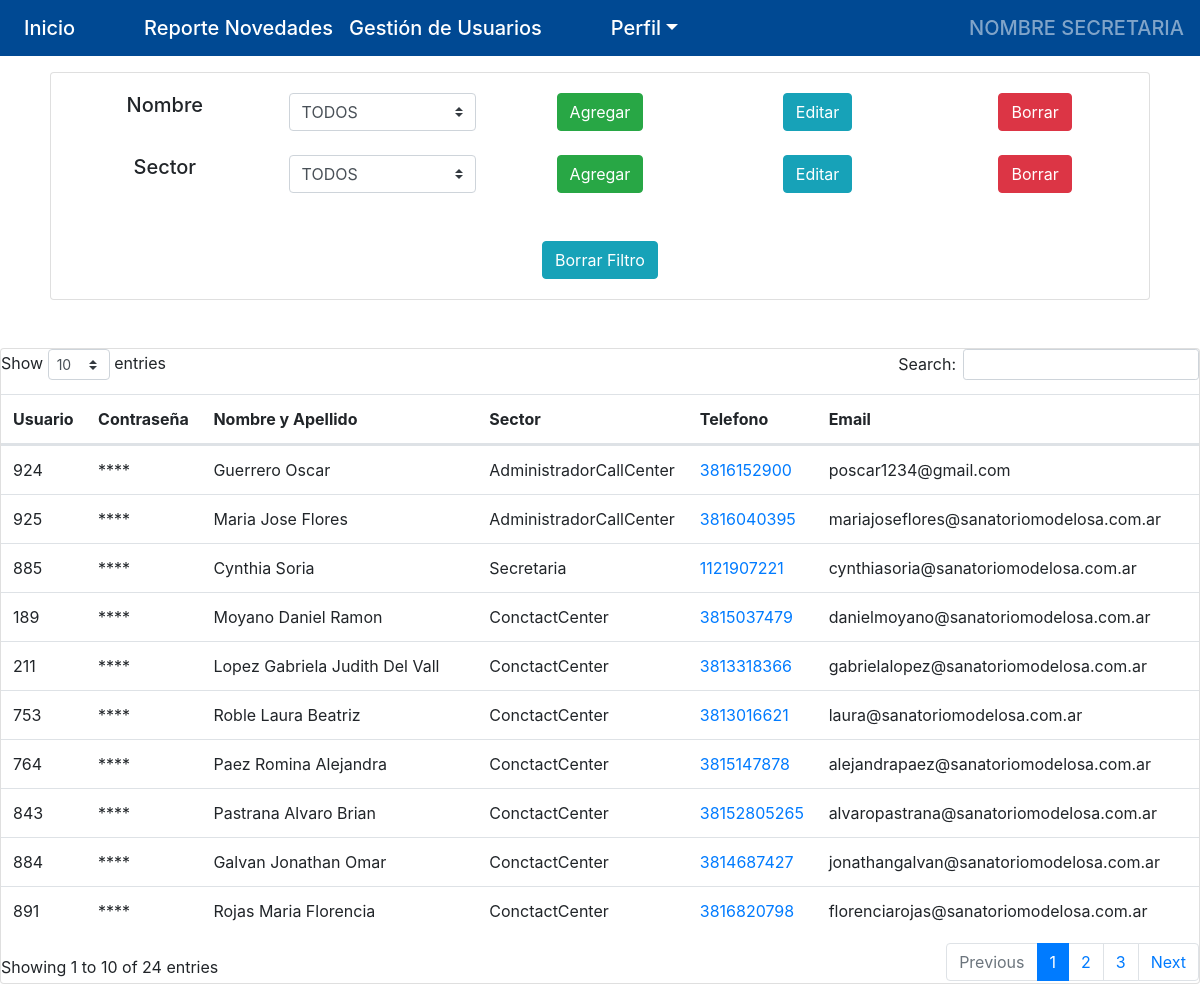
Page /sistema/AdmCall/usuarios.php on the committed database.
### tables this page shows
CREATE TABLE `usuario` (
  `Id` int(3) NOT NULL AUTO_INCREMENT,
  `usuario` int(10) NOT NULL,
  `contra` varchar(100) NOT NULL,
  `NombreApe` varchar(55) DEFAULT NULL,
  `Sector` int(2) DEFAULT NULL,
  `Estado` int(2) DEFAULT NULL,
  `Telefono` decimal(15,0) DEFAULT NULL,
  `Email` varchar(55) DEFAULT NULL,
  `Tipo` int(2) DEFAULT NULL,
  UNIQUE KEY `Id` (`Id`)
);

CREATE TABLE `sector` (
  `id` int(2) NOT NULL AUTO_INCREMENT,
  `Sector` varchar(55) NOT NULL,
  `Estado` int(2) DEFAULT NULL,
  UNIQUE KEY `id` (`id`)
);

### sistema/AdmCall/usuarios.php (the view, shortened to what this page needs)
<?php
require_once "../../conServicios.php";
$usuarioInfoMenu = mysqli_query($conServicios, "SELECT us.usuario,
                                                        us.contra,
                                                        us.NombreApe,
                                                        se.Sector,
                                                        us.Telefono,
                                                        us.Email
                                                        FROM usuario AS us
                                                        INNER JOIN sector AS se ON
                                                        us.Sector = se.id;");
?>
<!DOCTYPE html>
<html lang="en">
<head>
  <link href="https://cdn.jsdelivr.net/npm/select2@4.1.0-rc.0/dist/css/select2.min.css" rel="stylesheet" />
    <?php  include_once "dependencias.php" ?>
    <link rel="stylesheet" type="text/css" href="https://cdn.datatables.net/v/bs4/dt-1.10.20/datatables.min.css"/>
    <link rel="stylesheet" href="https://cdn.datatables.net/searchpanes/1.0.1/css/searchPanes.dataTables.min.css">
</head>
<body>
             <?php  include_once "menuSecretaria.php" ?>
            <br><br><br>
            <div class="mx-auto" style="width: 1100px;">
                <div class="card text-center">
                    <div class="card-body">
                            <div class="row">
                                <div class="col">
                                    <h5 class="card-title">Nombre</h5>
                                </div>
                                <div class="col">
                                    <select class="js-select-Nombre custom-select" name="Nombre" id="Nombre" onchange="selectUser()">
                                        <option value="00">TODOS</option>
                                    </select>
                                </div>
                                <div class="col">
                                    <button type="button" class="btn btn-success" data-toggle="modal" data-target="#AgregarUser" onclick="AgregarUser()">Agregar</button>
                                </div>
                                <div class="col">
                                    <button type="button" class="btn btn-info" data-toggle="modal" data-target="#AgregarUser"  onclick="EditarUser()">Editar</button>
                                </div>
                                <div class="col">
                                    <button type="button" class="btn btn-danger" onclick="BorrarUSer()">Borrar</button>
                                </div>
                            </div>
                            <br>
                            <div class="row">
                                <div class="col">
                                    <h5 class="card-title">Sector</h5>
                                </div>
                                <div class="col">
                                    <select class="js-select-ObraSocial custom-select" name="Sect" id="Sect" onchange="select()" >
                                        <option value="00">TODOS</option>
                                    </select>
                                </div>
                                <div class="col">
                                    <button onclick="AgregarSector()" type="button" class="btn btn-success"  class="btn btn-primary" data-toggle="modal" data-target="#SectorModal"  >Agregar</button>
                                </div>
                                <div class="col">
                                    <button type="button" class="btn btn-info" onclick="editarObraSocial()" >Editar</button>
                                </div>
                                <div class="col">
                                    <button type="button" class="btn btn-danger" onclick="BorrarObraSocial()">Borrar</button>
                                </div>
                            </div>
                            <br><br>
                            <div class="row">
                                <div class="col">
                                    <button type="button" class="btn btn-info" onclick = "BorrarFiltro()">Borrar Filtro</button>
                                </div>
                            </div>
                    </div>
                </div>
            </div>
                <br><br>
        <div class="card">
            <div class="justify-content-center align-items-center" id='misTurnos'>
                    <div class="table-responsive">
                    <table class="table" id="reporteTurno">
                        <thead>
                            <tr class="">
                                <th>Usuario</th>
                                <th>Contraseña</th>
                                <th>Nombre y Apellido</th>
                                <th>Sector</th>
                                <th>Telefono</th>
                                <th>Email</th>
                                <th> </th>
                            </tr>
                        </thead>
                        <tbody>
                            <?php while($row=mysqli_fetch_array($usuarioInfoMenu)) {?>
                                    <tr>
                                        <td>  <?php echo $row['usuario']; ?> </td>
                                        <td> **** </td>
                                        <td> <?php echo utf8_encode($row['NombreApe']);?> </td>
                                        <td> <?php echo utf8_encode($row['Sector']);?> </td>
                                        <td> <a href="https://wa.me/+54<?php echo utf8_encode($row['Telefono']);?>" target="_blank" class="stretched-link"> <?php echo utf8_encode($row['Telefono']);?> </a>
                                        <td> <?php echo utf8_encode($row['Email']);?> </td>
                                        <td>
                                        </td>
                                    </tr>
                                    <?php
                                    }
                                    ?>
                        </tbody>
                    </table>
                    </div>
            </div>
        </div>
</body>
</html>

### sistema/AdmCall/dependencias.php (shortened to what this page needs)
<link rel="stylesheet" type="text/css" href="https://cdnjs.cloudflare.com/ajax/libs/twitter-bootstrap/4.6.0/css/bootstrap.min.css"/>
<link rel="stylesheet" type="text/css" href="https://cdn.datatables.net/1.12.1/css/dataTables.bootstrap4.min.css"/>
<link rel="stylesheet" type="text/css" href="https://cdn.datatables.net/autofill/2.4.0/css/autoFill.bootstrap4.css"/>
<link rel="stylesheet" type="text/css" href="https://cdn.datatables.net/buttons/2.2.3/css/buttons.bootstrap4.min.css"/>
<link rel="stylesheet" type="text/css" href="https://cdn.datatables.net/colreorder/1.5.6/css/colReorder.bootstrap4.min.css"/>
<link rel="stylesheet" type="text/css" href="https://cdn.datatables.net/datetime/1.1.2/css/dataTables.dateTime.min.css"/>
<link rel="stylesheet" type="text/css" href="https://cdn.datatables.net/fixedcolumns/4.1.0/css/fixedColumns.bootstrap4.min.css"/>
<link rel="stylesheet" type="text/css" href="https://cdn.datatables.net/fixedheader/3.2.4/css/fixedHeader.bootstrap4.min.css"/>
<link rel="stylesheet" type="text/css" href="https://cdn.datatables.net/keytable/2.7.0/css/keyTable.bootstrap4.min.css"/>
<link rel="stylesheet" type="text/css" href="https://cdn.datatables.net/responsive/2.3.0/css/responsive.bootstrap4.min.css"/>
<link rel="stylesheet" type="text/css" href="https://cdn.datatables.net/rowgroup/1.2.0/css/rowGroup.bootstrap4.min.css"/>
<link rel="stylesheet" type="text/css" href="https://cdn.datatables.net/rowreorder/1.2.8/css/rowReorder.bootstrap4.min.css"/>
<link rel="stylesheet" type="text/css" href="https://cdn.datatables.net/scroller/2.0.7/css/scroller.bootstrap4.min.css"/>
<link rel="stylesheet" type="text/css" href="https://cdn.datatables.net/searchbuilder/1.3.4/css/searchBuilder.bootstrap4.min.css"/>
<link rel="stylesheet" type="text/css" href="https://cdn.datatables.net/searchpanes/2.0.2/css/searchPanes.bootstrap4.min.css"/>
<link rel="stylesheet" type="text/css" href="https://cdn.datatables.net/select/1.4.0/css/select.bootstrap4.min.css"/>
<link rel="stylesheet" type="text/css" href="https://cdn.datatables.net/staterestore/1.1.1/css/stateRestore.bootstrap4.min.css"/>

### sistema/AdmCall/menuSecretaria.php (shortened to what this page needs)
<nav class="navbar navbar-expand-lg navbar-dark fixed-top h5" style="background-color:#004993;">
  <div class="collapse navbar-collapse" id="navbarText">
    <ul class="navbar-nav mr-auto">
      <li class="nav-item active"><a href="secretaria.php" class="nav-link">Inicio</a></li>
      <li class="nav-item active"><a class="nav-link">ㅤㅤ</a></li>
      <li class="nav-item active"><a href="nuevoTurno.php" class="nav-link">Reporte Novedades</a></li>
      <li class="nav-item active"><a href="usuarios.php" class="nav-link"> Gestión de Usuarios </a></li>
      <li class="nav-item active"><a class="nav-link">ㅤㅤ</a></li>
      <li class="nav-item dropdown active">
            <a class="nav-link dropdown-toggle" href="#" id="dropdown04" data-toggle="dropdown" aria-haspopup="true" aria-expanded="false">Perfil</a>
      </li>
    </ul>
    <span class="navbar-text">
      NOMBRE SECRETARIA
    </span>
  </div>
</nav>

### rows in the picture
usuario: usuario "924", NombreApe "Guerrero Oscar", sector.Sector "AdministradorCallCenter", Telefono "3816152900", Email "poscar1234@gmail.com"
usuario: usuario "925", NombreApe "Maria Jose Flores", sector.Sector "AdministradorCallCenter", Telefono "3816040395", Email "mariajoseflores@sanatoriomodelosa.com.ar"
usuario: usuario "885", NombreApe "Cynthia Soria", sector.Sector "Secretaria", Telefono "1121907221", Email "cynthiasoria@sanatoriomodelosa.com.ar"
usuario: usuario "189", NombreApe "Moyano Daniel Ramon", sector.Sector "ConctactCenter", Telefono "3815037479", Email "danielmoyano@sanatoriomodelosa.com.ar"
usuario: usuario "211", NombreApe "Lopez Gabriela Judith Del Vall", sector.Sector "ConctactCenter", Telefono "3813318366", Email "gabrielalopez@sanatoriomodelosa.com.ar"
usuario: usuario "753", NombreApe "Roble Laura Beatriz", sector.Sector "ConctactCenter", Telefono "3813016621", Email "laura@sanatoriomodelosa.com.ar"
usuario: usuario "764", NombreApe "Paez Romina Alejandra", sector.Sector "ConctactCenter", Telefono "3815147878", Email "alejandrapaez@sanatoriomodelosa.com.ar"
usuario: usuario "843", NombreApe "Pastrana Alvaro Brian", sector.Sector "ConctactCenter", Telefono "38152805265", Email "alvaropastrana@sanatoriomodelosa.com.ar"
usuario: usuario "884", NombreApe "Galvan Jonathan Omar", sector.Sector "ConctactCenter", Telefono "3814687427", Email "jonathangalvan@sanatoriomodelosa.com.ar"
usuario: usuario "891", NombreApe "Rojas Maria Florencia", sector.Sector "ConctactCenter", Telefono "3816820798", Email "florenciarojas@sanatoriomodelosa.com.ar"
